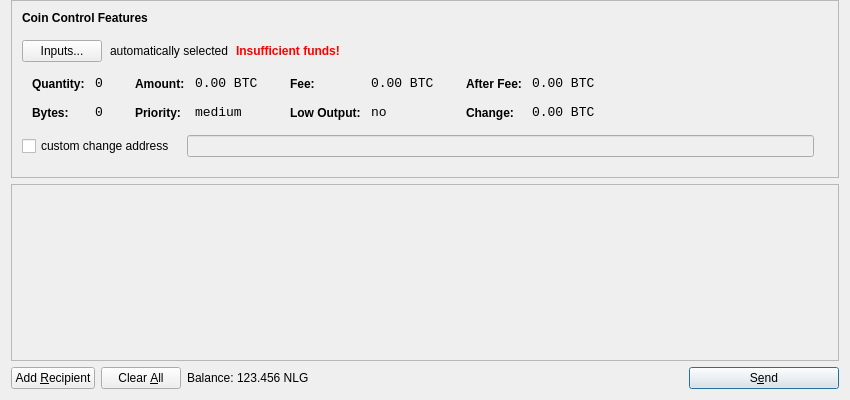
<?xml version="1.0" encoding="UTF-8"?>
<ui version="4.0">
 <class>SendCoinsDialog</class>
 <widget class="QDialog" name="SendCoinsDialog">
  <property name="geometry">
   <rect>
    <x>0</x>
    <y>0</y>
    <width>850</width>
    <height>400</height>
   </rect>
  </property>
  <property name="windowTitle">
   <string>Send Coins</string>
  </property>
  <layout class="QVBoxLayout" name="verticalLayout">
   <property name="topMargin">
    <number>0</number>
   </property>
   <item>
    <widget class="QFrame" name="frameCoinControl">
     <property name="sizePolicy">
      <sizepolicy hsizetype="Expanding" vsizetype="Expanding">
       <horstretch>0</horstretch>
       <verstretch>0</verstretch>
      </sizepolicy>
     </property>
     <property name="maximumSize">
      <size>
       <width>16777215</width>
       <height>16777215</height>
      </size>
     </property>
     <property name="frameShape">
      <enum>QFrame::StyledPanel</enum>
     </property>
     <property name="frameShadow">
      <enum>QFrame::Sunken</enum>
     </property>
     <layout class="QVBoxLayout" name="verticalLayoutCoinControl2">
      <property name="spacing">
       <number>6</number>
      </property>
      <property name="leftMargin">
       <number>0</number>
      </property>
      <property name="topMargin">
       <number>0</number>
      </property>
      <property name="rightMargin">
       <number>0</number>
      </property>
      <property name="bottomMargin">
       <number>6</number>
      </property>
      <item>
       <layout class="QVBoxLayout" name="verticalLayoutCoinControl" stretch="0,0,0,0,1">
        <property name="spacing">
         <number>0</number>
        </property>
        <property name="leftMargin">
         <number>10</number>
        </property>
        <property name="topMargin">
         <number>10</number>
        </property>
        <item>
         <layout class="QHBoxLayout" name="horizontalLayoutCoinControl1">
          <property name="bottomMargin">
           <number>15</number>
          </property>
          <item>
           <widget class="QLabel" name="labelCoinControlFeatures">
            <property name="sizePolicy">
             <sizepolicy hsizetype="Preferred" vsizetype="Maximum">
              <horstretch>0</horstretch>
              <verstretch>0</verstretch>
             </sizepolicy>
            </property>
            <property name="font">
             <font>
              <weight>75</weight>
              <bold>true</bold>
             </font>
            </property>
            <property name="styleSheet">
             <string notr="true">font-weight:bold;</string>
            </property>
            <property name="text">
             <string>Coin Control Features</string>
            </property>
           </widget>
          </item>
         </layout>
        </item>
        <item>
         <layout class="QHBoxLayout" name="horizontalLayoutCoinControl2" stretch="0,0,0,0">
          <property name="spacing">
           <number>8</number>
          </property>
          <property name="bottomMargin">
           <number>10</number>
          </property>
          <item>
           <widget class="QPushButton" name="pushButtonCoinControl">
            <property name="styleSheet">
             <string notr="true"/>
            </property>
            <property name="text">
             <string>Inputs...</string>
            </property>
           </widget>
          </item>
          <item>
           <widget class="QLabel" name="labelCoinControlAutomaticallySelected">
            <property name="text">
             <string>automatically selected</string>
            </property>
            <property name="margin">
             <number>5</number>
            </property>
           </widget>
          </item>
          <item>
           <widget class="QLabel" name="labelCoinControlInsuffFunds">
            <property name="font">
             <font>
              <weight>75</weight>
              <bold>true</bold>
             </font>
            </property>
            <property name="styleSheet">
             <string notr="true">color:red;font-weight:bold;</string>
            </property>
            <property name="text">
             <string>Insufficient funds!</string>
            </property>
            <property name="margin">
             <number>5</number>
            </property>
           </widget>
          </item>
          <item>
           <spacer name="horizontalSpacerCoinControl">
            <property name="orientation">
             <enum>Qt::Horizontal</enum>
            </property>
            <property name="sizeHint" stdset="0">
             <size>
              <width>40</width>
              <height>1</height>
             </size>
            </property>
           </spacer>
          </item>
         </layout>
        </item>
        <item>
         <widget class="QWidget" name="widgetCoinControl" native="true">
          <property name="sizePolicy">
           <sizepolicy hsizetype="Preferred" vsizetype="Preferred">
            <horstretch>0</horstretch>
            <verstretch>0</verstretch>
           </sizepolicy>
          </property>
          <property name="minimumSize">
           <size>
            <width>0</width>
            <height>0</height>
           </size>
          </property>
          <property name="styleSheet">
           <string notr="true"/>
          </property>
          <layout class="QHBoxLayout" name="horizontalLayoutCoinControl5">
           <property name="leftMargin">
            <number>0</number>
           </property>
           <property name="topMargin">
            <number>0</number>
           </property>
           <property name="rightMargin">
            <number>0</number>
           </property>
           <property name="bottomMargin">
            <number>0</number>
           </property>
           <item>
            <layout class="QHBoxLayout" name="horizontalLayoutCoinControl3" stretch="0,0,0,1">
             <property name="spacing">
              <number>20</number>
             </property>
             <property name="topMargin">
              <number>0</number>
             </property>
             <property name="bottomMargin">
              <number>10</number>
             </property>
             <item>
              <layout class="QFormLayout" name="formLayoutCoinControl1">
               <property name="horizontalSpacing">
                <number>10</number>
               </property>
               <property name="verticalSpacing">
                <number>14</number>
               </property>
               <property name="leftMargin">
                <number>10</number>
               </property>
               <property name="topMargin">
                <number>4</number>
               </property>
               <property name="rightMargin">
                <number>6</number>
               </property>
               <item row="0" column="0">
                <widget class="QLabel" name="labelCoinControlQuantityText">
                 <property name="styleSheet">
                  <string notr="true">font-weight:bold;</string>
                 </property>
                 <property name="text">
                  <string>Quantity:</string>
                 </property>
                 <property name="margin">
                  <number>0</number>
                 </property>
                </widget>
               </item>
               <item row="0" column="1">
                <widget class="QLabel" name="labelCoinControlQuantity">
                 <property name="font">
                  <font>
                   <family>Monospace</family>
                   <pointsize>10</pointsize>
                  </font>
                 </property>
                 <property name="cursor">
                  <cursorShape>IBeamCursor</cursorShape>
                 </property>
                 <property name="contextMenuPolicy">
                  <enum>Qt::ActionsContextMenu</enum>
                 </property>
                 <property name="text">
                  <string notr="true">0</string>
                 </property>
                 <property name="margin">
                  <number>0</number>
                 </property>
                 <property name="textInteractionFlags">
                  <set>Qt::LinksAccessibleByMouse|Qt::TextSelectableByKeyboard|Qt::TextSelectableByMouse</set>
                 </property>
                </widget>
               </item>
               <item row="1" column="0">
                <widget class="QLabel" name="labelCoinControlBytesText">
                 <property name="styleSheet">
                  <string notr="true">font-weight:bold;</string>
                 </property>
                 <property name="text">
                  <string>Bytes:</string>
                 </property>
                </widget>
               </item>
               <item row="1" column="1">
                <widget class="QLabel" name="labelCoinControlBytes">
                 <property name="font">
                  <font>
                   <family>Monospace</family>
                   <pointsize>10</pointsize>
                  </font>
                 </property>
                 <property name="cursor">
                  <cursorShape>IBeamCursor</cursorShape>
                 </property>
                 <property name="contextMenuPolicy">
                  <enum>Qt::ActionsContextMenu</enum>
                 </property>
                 <property name="text">
                  <string notr="true">0</string>
                 </property>
                 <property name="textInteractionFlags">
                  <set>Qt::LinksAccessibleByMouse|Qt::TextSelectableByKeyboard|Qt::TextSelectableByMouse</set>
                 </property>
                </widget>
               </item>
              </layout>
             </item>
             <item>
              <layout class="QFormLayout" name="formLayoutCoinControl2">
               <property name="horizontalSpacing">
                <number>10</number>
               </property>
               <property name="verticalSpacing">
                <number>14</number>
               </property>
               <property name="leftMargin">
                <number>6</number>
               </property>
               <property name="topMargin">
                <number>4</number>
               </property>
               <property name="rightMargin">
                <number>6</number>
               </property>
               <item row="0" column="0">
                <widget class="QLabel" name="labelCoinControlAmountText">
                 <property name="styleSheet">
                  <string notr="true">font-weight:bold;</string>
                 </property>
                 <property name="text">
                  <string>Amount:</string>
                 </property>
                 <property name="margin">
                  <number>0</number>
                 </property>
                </widget>
               </item>
               <item row="0" column="1">
                <widget class="QLabel" name="labelCoinControlAmount">
                 <property name="font">
                  <font>
                   <family>Monospace</family>
                   <pointsize>10</pointsize>
                  </font>
                 </property>
                 <property name="cursor">
                  <cursorShape>IBeamCursor</cursorShape>
                 </property>
                 <property name="contextMenuPolicy">
                  <enum>Qt::ActionsContextMenu</enum>
                 </property>
                 <property name="text">
                  <string notr="true">0.00 BTC</string>
                 </property>
                 <property name="textInteractionFlags">
                  <set>Qt::LinksAccessibleByMouse|Qt::TextSelectableByKeyboard|Qt::TextSelectableByMouse</set>
                 </property>
                </widget>
               </item>
               <item row="1" column="0">
                <widget class="QLabel" name="labelCoinControlPriorityText">
                 <property name="styleSheet">
                  <string notr="true">font-weight:bold;</string>
                 </property>
                 <property name="text">
                  <string>Priority:</string>
                 </property>
                </widget>
               </item>
               <item row="1" column="1">
                <widget class="QLabel" name="labelCoinControlPriority">
                 <property name="font">
                  <font>
                   <family>Monospace</family>
                   <pointsize>10</pointsize>
                  </font>
                 </property>
                 <property name="cursor">
                  <cursorShape>IBeamCursor</cursorShape>
                 </property>
                 <property name="contextMenuPolicy">
                  <enum>Qt::ActionsContextMenu</enum>
                 </property>
                 <property name="text">
                  <string>medium</string>
                 </property>
                 <property name="textInteractionFlags">
                  <set>Qt::LinksAccessibleByMouse|Qt::TextSelectableByKeyboard|Qt::TextSelectableByMouse</set>
                 </property>
                </widget>
               </item>
              </layout>
             </item>
             <item>
              <layout class="QFormLayout" name="formLayoutCoinControl3">
               <property name="horizontalSpacing">
                <number>10</number>
               </property>
               <property name="verticalSpacing">
                <number>14</number>
               </property>
               <property name="leftMargin">
                <number>6</number>
               </property>
               <property name="topMargin">
                <number>4</number>
               </property>
               <property name="rightMargin">
                <number>6</number>
               </property>
               <item row="0" column="0">
                <widget class="QLabel" name="labelCoinControlFeeText">
                 <property name="styleSheet">
                  <string notr="true">font-weight:bold;</string>
                 </property>
                 <property name="text">
                  <string>Fee:</string>
                 </property>
                 <property name="margin">
                  <number>0</number>
                 </property>
                </widget>
               </item>
               <item row="0" column="1">
                <widget class="QLabel" name="labelCoinControlFee">
                 <property name="font">
                  <font>
                   <family>Monospace</family>
                   <pointsize>10</pointsize>
                  </font>
                 </property>
                 <property name="cursor">
                  <cursorShape>IBeamCursor</cursorShape>
                 </property>
                 <property name="contextMenuPolicy">
                  <enum>Qt::ActionsContextMenu</enum>
                 </property>
                 <property name="text">
                  <string notr="true">0.00 BTC</string>
                 </property>
                 <property name="textInteractionFlags">
                  <set>Qt::LinksAccessibleByMouse|Qt::TextSelectableByKeyboard|Qt::TextSelectableByMouse</set>
                 </property>
                </widget>
               </item>
               <item row="1" column="0">
                <widget class="QLabel" name="labelCoinControlLowOutputText">
                 <property name="styleSheet">
                  <string notr="true">font-weight:bold;</string>
                 </property>
                 <property name="text">
                  <string>Low Output:</string>
                 </property>
                </widget>
               </item>
               <item row="1" column="1">
                <widget class="QLabel" name="labelCoinControlLowOutput">
                 <property name="font">
                  <font>
                   <family>Monospace</family>
                   <pointsize>10</pointsize>
                  </font>
                 </property>
                 <property name="cursor">
                  <cursorShape>IBeamCursor</cursorShape>
                 </property>
                 <property name="contextMenuPolicy">
                  <enum>Qt::ActionsContextMenu</enum>
                 </property>
                 <property name="text">
                  <string>no</string>
                 </property>
                 <property name="textInteractionFlags">
                  <set>Qt::LinksAccessibleByMouse|Qt::TextSelectableByKeyboard|Qt::TextSelectableByMouse</set>
                 </property>
                </widget>
               </item>
              </layout>
             </item>
             <item>
              <layout class="QFormLayout" name="formLayoutCoinControl4">
               <property name="horizontalSpacing">
                <number>10</number>
               </property>
               <property name="verticalSpacing">
                <number>14</number>
               </property>
               <property name="leftMargin">
                <number>6</number>
               </property>
               <property name="topMargin">
                <number>4</number>
               </property>
               <property name="rightMargin">
                <number>6</number>
               </property>
               <item row="0" column="0">
                <widget class="QLabel" name="labelCoinControlAfterFeeText">
                 <property name="styleSheet">
                  <string notr="true">font-weight:bold;</string>
                 </property>
                 <property name="text">
                  <string>After Fee:</string>
                 </property>
                 <property name="margin">
                  <number>0</number>
                 </property>
                </widget>
               </item>
               <item row="0" column="1">
                <widget class="QLabel" name="labelCoinControlAfterFee">
                 <property name="font">
                  <font>
                   <family>Monospace</family>
                   <pointsize>10</pointsize>
                  </font>
                 </property>
                 <property name="cursor">
                  <cursorShape>IBeamCursor</cursorShape>
                 </property>
                 <property name="contextMenuPolicy">
                  <enum>Qt::ActionsContextMenu</enum>
                 </property>
                 <property name="text">
                  <string notr="true">0.00 BTC</string>
                 </property>
                 <property name="textInteractionFlags">
                  <set>Qt::LinksAccessibleByMouse|Qt::TextSelectableByKeyboard|Qt::TextSelectableByMouse</set>
                 </property>
                </widget>
               </item>
               <item row="1" column="0">
                <widget class="QLabel" name="labelCoinControlChangeText">
                 <property name="styleSheet">
                  <string notr="true">font-weight:bold;</string>
                 </property>
                 <property name="text">
                  <string>Change:</string>
                 </property>
                </widget>
               </item>
               <item row="1" column="1">
                <widget class="QLabel" name="labelCoinControlChange">
                 <property name="font">
                  <font>
                   <family>Monospace</family>
                   <pointsize>10</pointsize>
                  </font>
                 </property>
                 <property name="cursor">
                  <cursorShape>IBeamCursor</cursorShape>
                 </property>
                 <property name="contextMenuPolicy">
                  <enum>Qt::ActionsContextMenu</enum>
                 </property>
                 <property name="text">
                  <string notr="true">0.00 BTC</string>
                 </property>
                 <property name="textInteractionFlags">
                  <set>Qt::LinksAccessibleByMouse|Qt::TextSelectableByKeyboard|Qt::TextSelectableByMouse</set>
                 </property>
                </widget>
               </item>
              </layout>
             </item>
            </layout>
           </item>
          </layout>
         </widget>
        </item>
        <item>
         <layout class="QHBoxLayout" name="horizontalLayoutCoinControl4" stretch="0,0,0">
          <property name="spacing">
           <number>12</number>
          </property>
          <property name="sizeConstraint">
           <enum>QLayout::SetDefaultConstraint</enum>
          </property>
          <property name="topMargin">
           <number>5</number>
          </property>
          <property name="rightMargin">
           <number>5</number>
          </property>
          <item>
           <widget class="QCheckBox" name="checkBoxCoinControlChange">
            <property name="text">
             <string>custom change address</string>
            </property>
           </widget>
          </item>
          <item>
           <widget class="QLineEdit" name="lineEditCoinControlChange">
            <property name="enabled">
             <bool>false</bool>
            </property>
            <property name="sizePolicy">
             <sizepolicy hsizetype="Expanding" vsizetype="Fixed">
              <horstretch>0</horstretch>
              <verstretch>0</verstretch>
             </sizepolicy>
            </property>
           </widget>
          </item>
          <item>
           <widget class="QLabel" name="labelCoinControlChangeLabel">
            <property name="sizePolicy">
             <sizepolicy hsizetype="Preferred" vsizetype="Expanding">
              <horstretch>0</horstretch>
              <verstretch>0</verstretch>
             </sizepolicy>
            </property>
            <property name="minimumSize">
             <size>
              <width>0</width>
              <height>0</height>
             </size>
            </property>
            <property name="text">
             <string/>
            </property>
            <property name="margin">
             <number>3</number>
            </property>
           </widget>
          </item>
         </layout>
        </item>
        <item>
         <spacer name="verticalSpacerCoinControl">
          <property name="orientation">
           <enum>Qt::Vertical</enum>
          </property>
          <property name="sizeHint" stdset="0">
           <size>
            <width>800</width>
            <height>1</height>
           </size>
          </property>
         </spacer>
        </item>
       </layout>
      </item>
     </layout>
    </widget>
   </item>
   <item>
    <widget class="QScrollArea" name="scrollArea">
     <property name="widgetResizable">
      <bool>true</bool>
     </property>
     <widget class="QWidget" name="scrollAreaWidgetContents">
      <property name="geometry">
       <rect>
        <x>0</x>
        <y>0</y>
        <width>830</width>
        <height>160</height>
       </rect>
      </property>
      <layout class="QVBoxLayout" name="verticalLayout_2">
       <property name="leftMargin">
        <number>0</number>
       </property>
       <property name="topMargin">
        <number>0</number>
       </property>
       <property name="rightMargin">
        <number>0</number>
       </property>
       <property name="bottomMargin">
        <number>0</number>
       </property>
       <item>
        <layout class="QVBoxLayout" name="entries">
         <property name="spacing">
          <number>6</number>
         </property>
        </layout>
       </item>
       <item>
        <spacer name="verticalSpacer">
         <property name="orientation">
          <enum>Qt::Vertical</enum>
         </property>
         <property name="sizeHint" stdset="0">
          <size>
           <width>20</width>
           <height>40</height>
          </size>
         </property>
        </spacer>
       </item>
      </layout>
     </widget>
    </widget>
   </item>
   <item>
    <layout class="QHBoxLayout" name="horizontalLayout">
     <item>
      <widget class="QPushButton" name="addButton">
       <property name="toolTip">
        <string>Send to multiple recipients at once</string>
       </property>
       <property name="text">
        <string>Add &amp;Recipient</string>
       </property>
       <property name="icon">
        <iconset resource="../bitcoin.qrc">
         <normaloff>:/icons/add</normaloff>:/icons/add</iconset>
       </property>
       <property name="autoDefault">
        <bool>false</bool>
       </property>
      </widget>
     </item>
     <item>
      <widget class="QPushButton" name="clearButton">
       <property name="sizePolicy">
        <sizepolicy hsizetype="Minimum" vsizetype="Fixed">
         <horstretch>0</horstretch>
         <verstretch>0</verstretch>
        </sizepolicy>
       </property>
       <property name="toolTip">
        <string>Remove all transaction fields</string>
       </property>
       <property name="text">
        <string>Clear &amp;All</string>
       </property>
       <property name="icon">
        <iconset resource="../bitcoin.qrc">
         <normaloff>:/icons/remove</normaloff>:/icons/remove</iconset>
       </property>
       <property name="autoRepeatDelay">
        <number>300</number>
       </property>
       <property name="autoDefault">
        <bool>false</bool>
       </property>
      </widget>
     </item>
     <item>
      <layout class="QHBoxLayout" name="horizontalLayout_2">
       <property name="spacing">
        <number>3</number>
       </property>
       <item>
        <widget class="QLabel" name="label">
         <property name="text">
          <string>Balance:</string>
         </property>
        </widget>
       </item>
       <item>
        <widget class="QLabel" name="labelBalance">
         <property name="cursor">
          <cursorShape>IBeamCursor</cursorShape>
         </property>
         <property name="text">
          <string>123.456 NLG</string>
         </property>
         <property name="textInteractionFlags">
          <set>Qt::LinksAccessibleByMouse|Qt::TextSelectableByKeyboard|Qt::TextSelectableByMouse</set>
         </property>
        </widget>
       </item>
      </layout>
     </item>
     <item>
      <spacer name="horizontalSpacer">
       <property name="orientation">
        <enum>Qt::Horizontal</enum>
       </property>
       <property name="sizeHint" stdset="0">
        <size>
         <width>40</width>
         <height>20</height>
        </size>
       </property>
      </spacer>
     </item>
     <item>
      <widget class="QPushButton" name="sendButton">
       <property name="minimumSize">
        <size>
         <width>150</width>
         <height>0</height>
        </size>
       </property>
       <property name="toolTip">
        <string>Confirm the send action</string>
       </property>
       <property name="text">
        <string>S&amp;end</string>
       </property>
       <property name="icon">
        <iconset resource="../bitcoin.qrc">
         <normaloff>:/icons/send</normaloff>:/icons/send</iconset>
       </property>
       <property name="default">
        <bool>true</bool>
       </property>
      </widget>
     </item>
    </layout>
   </item>
  </layout>
 </widget>
 <resources>
  <include location="../bitcoin.qrc"/>
 </resources>
 <connections/>
</ui>
